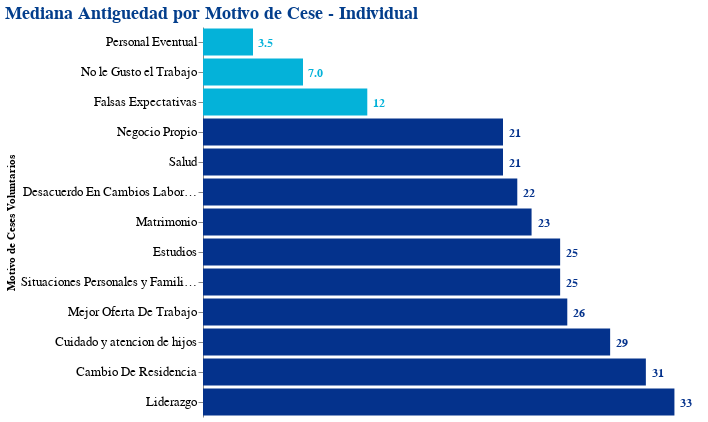

Here is the notebook cell this chart was saved with:
### Markdown cell above
* En el caso de individual los **motivos de Personal Eventual, No le gusto el trabajo y falsas expectativas** se presentan con menor antiguedad media, por lo que podriamos concluir que la mayoria de ceses suceden dentro de los 12 primeros meses
* En este caso es mas logico separar estos tres motivos del resto, debido a su concepto y a su antiguedad.
* Debido a lo anterior, para el caso de Ventas Individual no se tomaran en cuenta los motivos de Personal Eventual, No le Gusto el trabajo y Falsas expectativas

### Code cell
motivo_cese = ceses_i.groupby(
    by = ['MOTIVO_CESE'],
    as_index = False
).agg(
    antg_median = ('antiguedad_meses', 'median')
)

barra = alt.Chart(motivo_cese).mark_bar().encode(
    y = alt.Y(
        'MOTIVO_CESE',
        sort='x',
        title = 'Motivo de Ceses Voluntarios',),
    x = alt.X(
        'antg_median',
        title = None,
        axis = None),
    color = alt.condition(
        alt.datum.antg_median <= 12, 
        alt.value("#04B2D9"),
        alt.value("#04328C"))
).properties(
    title = 'Mediana Antiguedad por Motivo de Cese - Individual',
    width = 500,
    height = 390
)

texto = barra.mark_text(
    align = 'center',
    baseline ='bottom',
    dy = 8,
    dx = 12,
    color = '#F2F2F2',
    fontSize = 12,
    fontWeight = 'bold'
).encode(
    text = alt.Text('antg_median',format =',.2r')
)

motivos = (barra+texto).properties(
    title = 'Mediana de Antiguedad de Ceses por Motivos Voluntarios',
    width = 400,
    height = 300
)

(barra+texto).configure_view(
    strokeWidth = 0
).configure_axis(
    labelFontSize = 13,
    labelAngle = 0
).configure_title(
    fontSize = 18,
    font = 'courier',
    color = '#033E8C',
    anchor = 'start'
)

### Figure 1 — Vega-Lite specification as saved in the notebook (floating-point values rounded to 4 significant figures)
{"config": {"view": {"continuousWidth": 400, "continuousHeight": 300, "strokeWidth": 0}, "axis": {"labelAngle": 0, "labelFontSize": 13}, "title": {"anchor": "start", "color": "#033E8C", "font": "courier", "fontSize": 18}}, "layer": [{"mark": "bar", "encoding": {"color": {"condition": {"value": "#04B2D9", "test": "(datum.antg_median <= 12)"}, "value": "#04328C"}, "x": {"type": "quantitative", "axis": null, "field": "antg_median", "title": null}, "y": {"type": "nominal", "field": "MOTIVO_CESE", "sort": "x", "title": "Motivo de Ceses Voluntarios"}}, "height": 390, "title": "Mediana Antiguedad por Motivo de Cese - Individual", "width": 500}, {"mark": {"type": "text", "align": "center", "baseline": "bottom", "color": "#F2F2F2", "dx": 12, "dy": 8, "fontSize": 12, "fontWeight": "bold"}, "encoding": {"color": {"condition": {"value": "#04B2D9", "test": "(datum.antg_median <= 12)"}, "value": "#04328C"}, "text": {"type": "quantitative", "field": "antg_median", "format": ",.2r"}, "x": {"type": "quantitative", "axis": null, "field": "antg_median", "title": null}, "y": {"type": "nominal", "field": "MOTIVO_CESE", "sort": "x", "title": "Motivo de Ceses Voluntarios"}}, "height": 390, "title": "Mediana Antiguedad por Motivo de Cese - Individual", "width": 500}], "data": {"name": "data-4e14533692f2f5b71c4ff660860e32f7"}, "$schema": "https://vega.github.io/schema/vega-lite/v4.8.1.json", "datasets": {"data-4e14533692f2f5b71c4ff660860e32f7": [{"MOTIVO_CESE": "Cambio De Residencia", "antg_median": 31.0}, {"MOTIVO_CESE": "Cuidado y atencion de hijos", "antg_median": 28.5}, {"MOTIVO_CESE": "Desacuerdo En Cambios Laborales", "antg_median": 22.0}, {"MOTIVO_CESE": "Estudios", "antg_median": 25.0}, {"MOTIVO_CESE": "Falsas Expectativas", "antg_median": 11.5}, {"MOTIVO_CESE": "Liderazgo", "antg_median": 33.0}, {"MOTIVO_CESE": "Matrimonio", "antg_median": 23.0}, {"MOTIVO_CESE": "Mejor Oferta De Trabajo", "antg_median": 25.5}, {"MOTIVO_CESE": "Negocio Propio", "antg_median": 21.0}, {"MOTIVO_CESE": "No le Gusto el Trabajo", "antg_median": 7.0}, {"MOTIVO_CESE": "Personal Eventual", "antg_median": 3.5}, {"MOTIVO_CESE": "Salud", "antg_median": 21.0}, {"MOTIVO_CESE": "Situaciones Personales y Familiares", "antg_median": 25.0}]}}
